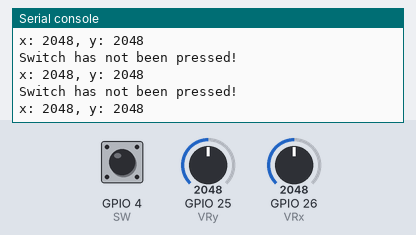
A program run on a simulated ESP32 board running MicroPython. Parts: the last lines printed to the serial console. The inputs (shaded band) are chosen by the test bench; at power-on: GPIO 4 (SW) HIGH, GPIO 25 (VRy) = 2048, GPIO 26 (VRx) = 2048 (analog values on the 0–4095 scale).

Above: at 1.2 s.
1.3 s: GPIO 4 (SW) pulled LOW for 0.25 s
3.0 s: GPIO 25 (VRy) set to 2866
At 3.23 s:
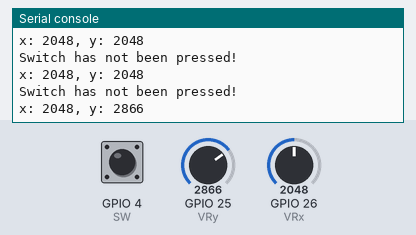
4.5 s: GPIO 26 (VRx) set to 2866
At 4.56 s:
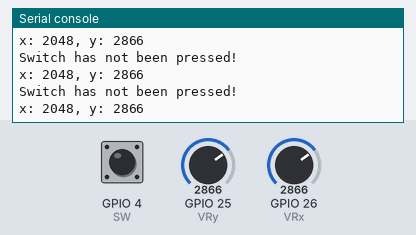
6.0 s: GPIO 25 (VRy) set to 3603
At 6.1 s:
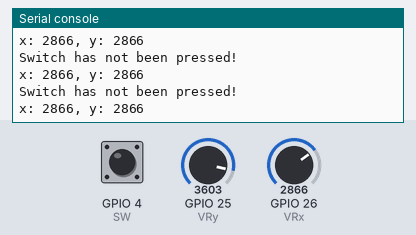
7.5 s: GPIO 26 (VRx) set to 3603
At 7.65 s:
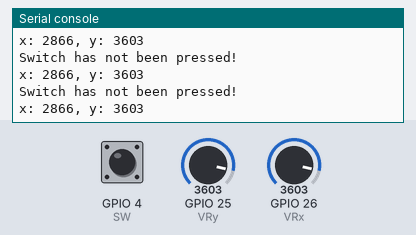
Timing chart, 0 to 10.0 s (numbered marks = the images above; inputs shaded):
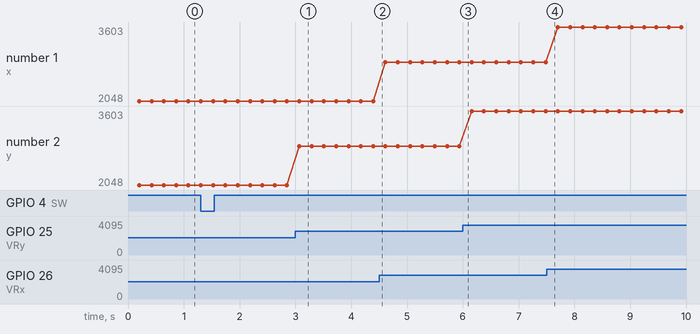

The program:

demo8_PS2_joystick_main.py
```python
from machine import Pin, ADC
from time import sleep


# The internal ADC reference voltage is typically 1.1v, but varies slightly from package to package.
# The ADC is less linear close to the reference voltage(particularly at higher attenuations) and has a minimum measurement voltage around 100mV,
# voltages at or below this will read as 0.
# To read voltages accurately, it is recommended to use the read_uv() method.

# To read voltages above the reference voltage, apply input attenuation with the# atten keyword argument. Valid values(and approximate linear measurement ranges) are:
# ADC.ATTN_0DB:  NO attenuation (100mV-950mV)
# ADC.ATTN_2_5DB: 2.5dB attenuation (100mV-1250mV)
# ADC.ATTN_6DB:  6dB attenuation (100mV-1750mV)
# ADC.ATTN_11DB: 11dB attenuation (150mV-2450mV)
# NOTE: Note that the absolute maximum voltage rating for input pins is 3.6V!!!
# NOTE: Going near to this boundary risks damage to the IC!!!!

# Here we use 3.3v as input voltage, so initializing the ADC pin need to use ADC.ATTN_11DB to be set 3V as reference voltage.
# use keyword atten=ADC.ATTN_11DB to set the reference voltage to 3V

VRx = ADC(Pin(26), atten=ADC.ATTN_11DB)
VRy = ADC(Pin(25), atten=ADC.ATTN_11DB)
SW = Pin(4, Pin.IN, Pin.PULL_UP)

while True:
    if SW.value() == 0:
        sleep(0.2)
        if SW.value() == 0:
            print("Switch has been pressed!")
    else:
        sleep(0.2)
        print("Switch has not been pressed!")

    print("x: {}, y: {}".format(VRx.read(), VRy.read()))
    sleep(0.02)
```

Measured:
- after the input at 3.0 s, the serial console: prints a new line after 0.07 s (image 1)
- plotted number 2: 2048 → 2866 after the input at 3.0 s, 2866 → 3603 after the input at 6.0 s
